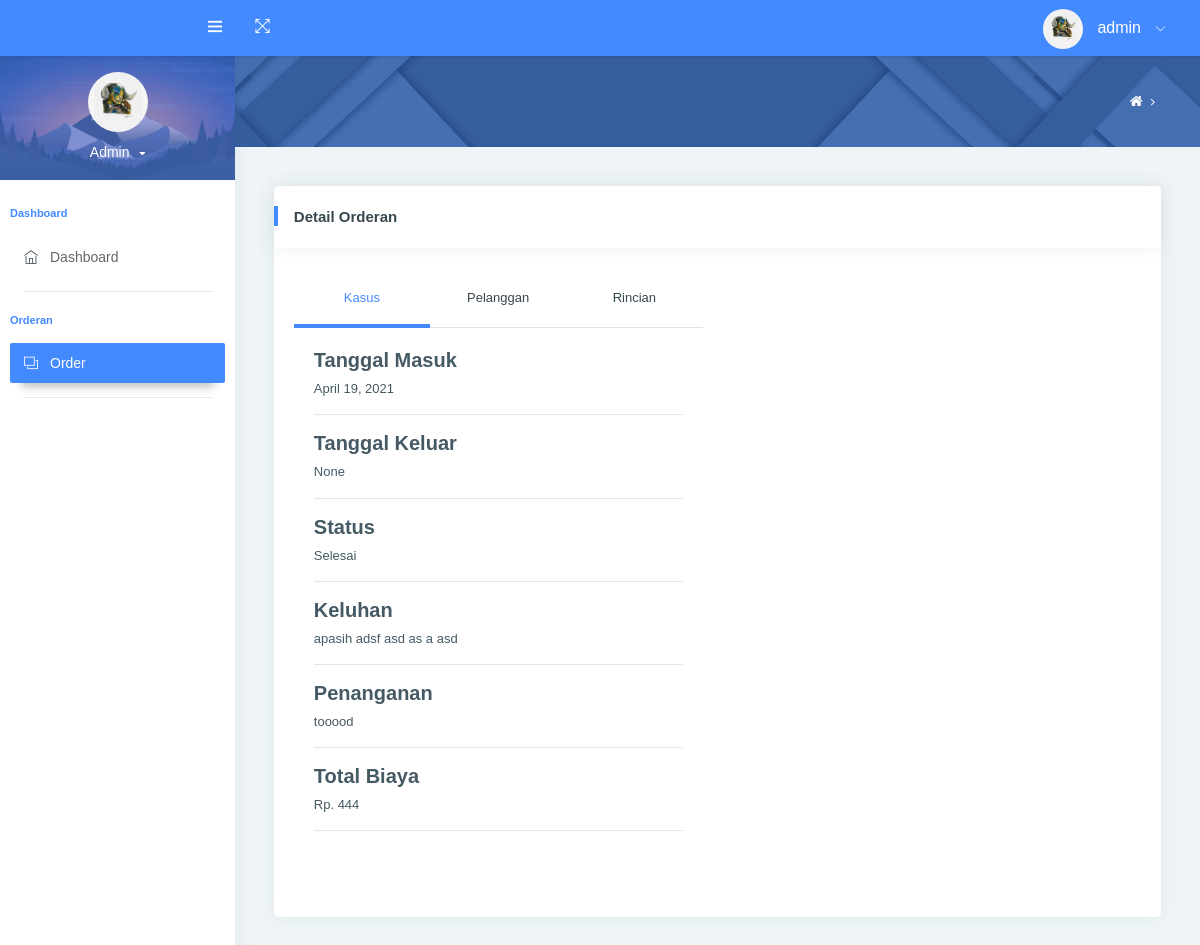
The page /order/13/detail (signed in) on the database its author committed.
### serpis/models.py (models this page shows)
class Orderan(models.Model):
	keluhan 		= models.TextField(blank=False, null=False)
	penanganan 		= models.TextField(blank=True, null=True, default="")
	STATUS			= (
			('1', "Tertunda"),
			('2', "Dikerjakan"),
			('3', "Selesai"),
		)
	status 			= models.CharField(max_length=1, choices=STATUS, default="1")
	pelanggan 		= models.CharField(max_length=125, blank=False, null=False)
	alamat 			= models.TextField(blank=False, null=False)
	telp 			= models.CharField(max_length=30, blank=False, null=False)
	tgl_masuk		= models.DateField(auto_now_add=True, auto_now=False)
	tgl_keluar 		= models.DateField(blank=True, null=True)
	biaya_total		= models.IntegerField(default=0)

### serpis/views.py (the view)
# urls.py: path('order/<int:pk>/detail', views.orderan_detail, name='orderan_detail'),
@login_required
def orderan_detail(request, pk=None):
	user 		= User.objects.get(pk=request.user.pk)
	instance 	= get_object_or_404(Orderan, pk=pk)
	return render(request, 'dalem/order_detail.html', {'user': user, 'instance': instance, 'titleLink': 'serpis:orderan'})

### templates/dalem/order_detail.html (shortened to what this page needs)
{% extends 'dalem/base.html' %}
{% load static %}
{% load humanize %}
{% block custom_style %}
<link rel="stylesheet" type="text/css" href="{% static 'dalem/icon/icofont/css/icofont.css' %}">
<link href="{% static 'dalem/css/jquery-ui.css' %}" rel="stylesheet">
{% endblock custom_style %}
{% block content %}
<div class="row">
	<div class="col-sm-12">
		<div class="card">
			<div class="card-header">
				<h5>Detail Orderan</h5>
			</div>
			<div class="card-block">
				<div class="row m-b-30">
					<div class="col-lg-12 col-xl-6">
						<ul class="nav nav-tabs md-tabs" role="tablist">
							<li class="nav-item">
								<a class="nav-link active" data-toggle="tab" href="#home3" role="tab">Kasus</a>
								<div class="slide"></div>
							</li>
							<li class="nav-item">
								<a class="nav-link" data-toggle="tab" href="#profile3" role="tab">Pelanggan</a>
							</li>
							<li class="nav-item">
								<a class="nav-link" data-toggle="tab" href="#messages3" role="tab">Rincian</a>
							</li>
						</ul>
						<div class="tab-content card-block">
							<div class="tab-pane active" id="home3" role="tabpanel">
								<h5>Tanggal Masuk</h3>
								<p class="m-0">{{ instance.tgl_masuk }}</p>
								<hr />
								<h5>Tanggal Keluar</h3>
								<p class="m-0">{{ instance.tgl_keluar }}</p>
								<hr />
								<h5>Status</h3>
								<p class="m-0">{{ instance.get_status_display }}</p>
								<hr />
								<h5>Keluhan</h3>
								<p class="m-0">{{ instance.keluhan }}</p>
								<hr />
								<h5>Penanganan</h3>
								<p class="m-0">{{ instance.penanganan }}</p>
								<hr />
								<h5>Total Biaya</h3>
								<p class="m-0">Rp. {{ instance.biaya_total|intcomma }}</p>
								<hr />
							</div>
						</div>
					</div>
				</div>
			</div>
		</div>
	</div>
</div>
{% endblock content %}

### templates/dalem/base.html (shortened to what this page needs)
{% load static %}
<!DOCTYPE html>
<html lang="en">
<head>
    <link href="{% static 'dalem/css/font-google.css' %}" rel="stylesheet">
    <link rel="stylesheet" href="{% static 'dalem/pages/waves/css/waves.min.css' %}" type="text/css" media="all">
    <link rel="stylesheet" type="text/css" href="{% static 'dalem/css/bootstrap/css/bootstrap.min.css' %}">
    <link rel="stylesheet" href="{% static 'dalem/pages/waves/css/waves.min.css' %}" type="text/css" media="all">
    <link rel="stylesheet" type="text/css" href="{% static 'dalem/icon/themify-icons/themify-icons.css' %}">
    <link rel="stylesheet" type="text/css" href="{% static 'dalem/css/font-awesome-n.min.css' %}">
    <link rel="stylesheet" type="text/css" href="{% static 'dalem/css/font-awesome.min.css' %}">
    <link rel="stylesheet" type="text/css" href="{% static 'dalem/css/jquery.mCustomScrollbar.css' %}">
    <link rel="stylesheet" type="text/css" href="{%static 'dalem/css/style.css' %}">
    <link href="{% static 'alertify/css/alertify.min.css' %}" rel="stylesheet">
    <link href="{% static 'alertify/css/themes/default.min.css' %}" rel="stylesheet">
    {% block custom_style %}{% endblock custom_style %}
</head>
<body>
    <div id="pcoded" class="pcoded">
        <div class="pcoded-container navbar-wrapper">
            <nav class="navbar header-navbar pcoded-header">
                <div class="navbar-wrapper">
                    <div class="navbar-logo">
                        <a class="mobile-menu waves-effect waves-light" id="mobile-collapse" href="#!">
                            <i class="ti-menu"></i>
                        </a>
                    </div>
                    <div class="navbar-container container-fluid">
                        <ul class="nav-left">
                            <li>
                                <a href="#!" onclick="javascript:toggleFullScreen()" class="waves-effect waves-light">
                                    <i class="ti-fullscreen"></i>
                                </a>
                            </li>
                        </ul>
                        <ul class="nav-right">
                            <li class="user-profile header-notification">
                                <a href="#!" class="waves-effect waves-light">
                                    <img src="{% static 'dalem/images/elder-titan.jpg' %}" class="img-radius" alt="User-Profile-Image">
                                    <span>{{ user.username }}</span>
                                    <i class="ti-angle-down"></i>
                                </a>
                            </li>
                        </ul>
                    </div>
                </div>
            </nav>
            <div class="pcoded-main-container">
                <div class="pcoded-wrapper">
                    <nav class="pcoded-navbar">
                        <div class="pcoded-inner-navbar main-menu">
                            <div class="">
                                <div class="main-menu-header">
                                    <img class="img-80 img-radius" src="{% static 'dalem/images/elder-titan.jpg' %}" alt="User-Profile-Image">
                                    <div class="user-details">
                                        <span id="more-details">{{ user.username }}<i class="fa fa-caret-down"></i></span>
                                    </div>
                                </div>
                            </div>
                            <div class="p-15 p-b-0">
                            </div>
                            <div class="pcoded-navigation-label">Dashboard</div>
                            <ul class="pcoded-item pcoded-left-item">
                                <li {% if beranda %}class="active"{% endif %}>
                                    <a href="{% url 'serpis:beranda' %}" class="waves-effect waves-dark">
                                        <span class="pcoded-micon"><i class="ti-home"></i><b>D</b></span>
                                        <span class="pcoded-mtext">Dashboard</span>
                                    </a>
                                </li>
                            </ul>
                            <div class="pcoded-navigation-label">Orderan</div>
                            <ul class="pcoded-item pcoded-left-item">
                                <li {% if orderan or instance %}class="active"{% endif %}>
                                    <a href="{% url 'serpis:orderan' %}" class="waves-effect waves-dark">
                                        <span class="pcoded-micon"><i class="ti-layers"></i><b>FC</b></span>
                                        <span class="pcoded-mtext">Order</span>
                                    </a>
                                </li>
                            </ul>
                        </div>
                    </nav>
                    <div class="pcoded-content">
                        <div class="page-header">
                            <div class="page-block">
                                <div class="row align-items-center">
                                    <div class="col-md-8">
                                    </div>
                                    <div class="col-md-4">
                                        <ul class="breadcrumb">
                                            <li class="breadcrumb-item">
                                                <a href="{% url 'serpis:beranda' %}"> <i class="fa fa-home"></i> </a>
                                            </li>
                                            <li class="breadcrumb-item"><a href="{% url titleLink %}">{{ titleHead }}</a>
                                            </li>
                                        </ul>
                                    </div>
                                </div>
                            </div>
                        </div>
                        <div class="pcoded-inner-content">
                            <div class="main-body">
                                <div class="page-wrapper">
                                    <div class="page-body">
                                        {% block content %}{% endblock content %}
                                    </div>
                                </div>
                            </div>
                        </div>
                    </div>
                </div>
            </div>
        </div>
    </div>
</body>
</html>

### rows shown on the page
Orderan: tgl_masuk "April 19, 2021", tgl_keluar "None", status "Selesai", keluhan "apasih adsf asd as a asd", penanganan "tooood", biaya_total "444"

### other values the page prints
{{ user.username }} "admin"
{{ user.username }} "Admin"
